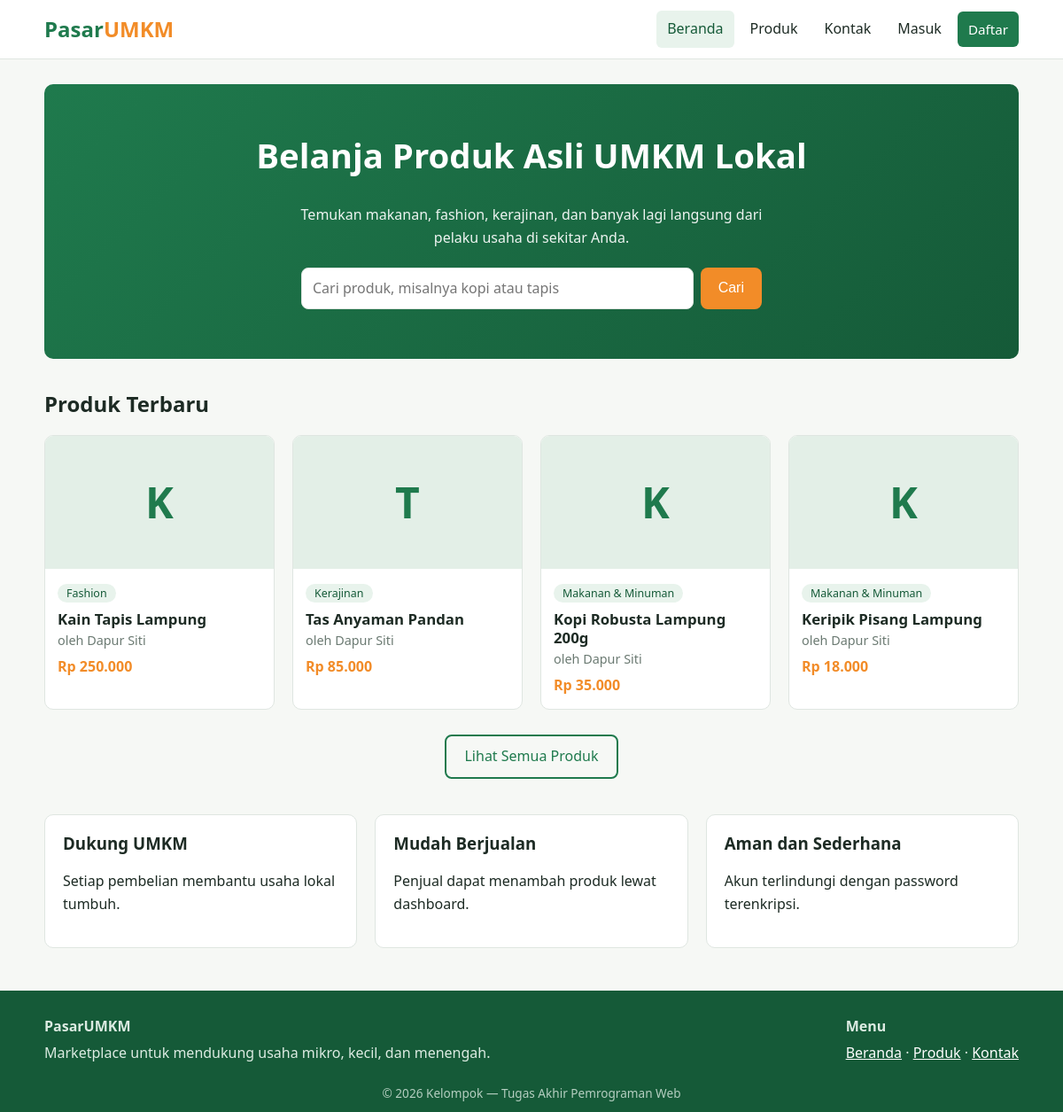
The page / on the database its author committed.
### tables this page shows
CREATE TABLE produk (
    id INT AUTO_INCREMENT PRIMARY KEY,
    penjual_id INT NOT NULL,
    kategori_id INT NOT NULL,
    nama VARCHAR(120) NOT NULL,
    deskripsi TEXT,
    harga INT NOT NULL,
    stok INT NOT NULL DEFAULT 0,
    created_at TIMESTAMP DEFAULT CURRENT_TIMESTAMP,
    FOREIGN KEY (penjual_id) REFERENCES users(id) ON DELETE CASCADE,
    FOREIGN KEY (kategori_id) REFERENCES kategori(id)
);

CREATE TABLE kategori (
    id INT AUTO_INCREMENT PRIMARY KEY,
    nama VARCHAR(60) NOT NULL
);

CREATE TABLE users (
    id INT AUTO_INCREMENT PRIMARY KEY,
    nama VARCHAR(100) NOT NULL,
    email VARCHAR(100) NOT NULL UNIQUE,
    password VARCHAR(255) NOT NULL,
    role ENUM('pembeli','penjual') NOT NULL DEFAULT 'pembeli',
    nama_toko VARCHAR(100) DEFAULT NULL,
    created_at TIMESTAMP DEFAULT CURRENT_TIMESTAMP
);

### includes/fungsi.php (called while the page is built, shortened)
<?php
function e($teks)
{
    return htmlspecialchars((string)$teks, ENT_QUOTES, 'UTF-8');
}
function rupiah($angka)
{
    return 'Rp ' . number_format((int)$angka, 0, ',', '.');
}
function sudah_login()
{
    return isset($_SESSION['user_id']);
}

### includes/kartu_produk.php (the view, shortened to what this page needs)
<article class="kartu">
    <div class="kartu-gambar"><?= e(mb_strtoupper(mb_substr($p['nama'], 0, 1))) ?></div>
    <div class="kartu-isi">
        <span class="label"><?= e($p['kategori']) ?></span>
        <h3><a href="detail_produk.php?id=<?= (int)$p['id'] ?>"><?= e($p['nama']) ?></a></h3>
        <p class="toko">oleh <?= e($p['nama_toko'] ?: $p['penjual']) ?></p>
        <p class="harga"><?= rupiah($p['harga']) ?></p>
    </div>
</article>

### includes/header.php (shortened to what this page needs)
<?php
require_once __DIR__ . '/fungsi.php';
?>
<!DOCTYPE html>
<html lang="id">
<head>
    <link rel="stylesheet" href="css/style.css">
</head>
<body>
<header class="site-header">
    <div class="container header-inner">
        <a href="index.php" class="logo">Pasar<span>UMKM</span></a>
        <?php include __DIR__ . '/navbar.php'; ?>
    </div>
</header>
<main class="container">

### includes/navbar.php (shortened to what this page needs)
<?php
function nav_link($file, $label, $aktif)
{
    $kelas = ($file === $aktif) ? ' class="aktif"' : '';
    echo '<li><a href="' . $file . '"' . $kelas . '>' . $label . '</a></li>';
}
?>
<nav class="navbar">
    <ul>
        <?php
        nav_link('index.php', 'Beranda', $halaman_aktif);
        if (sudah_login()) {
            if ($_SESSION['role'] === 'penjual') {
                nav_link('dashboard.php', 'Dashboard', $halaman_aktif);
            }
            echo '<li><a href="logout.php" class="btn btn-kecil">Keluar (' . e($_SESSION['nama']) . ')</a></li>';
        } else {
            echo '<li><a href="register.php" class="btn btn-kecil">Daftar</a></li>';
        }
        ?>
    </ul>
</nav>

### index.php (shortened to what this page needs)
<?php
include 'includes/header.php';
$sql = "SELECT p.*, k.nama AS kategori, u.nama AS penjual, u.nama_toko
        FROM produk p
        JOIN kategori k ON k.id = p.kategori_id
        JOIN users u ON u.id = p.penjual_id
        ORDER BY p.created_at DESC, p.id DESC LIMIT 8";
$hasil = $koneksi->query($sql);
?>
<section class="hero">
    <h1>Belanja Produk Asli UMKM Lokal</h1>
    <p>Temukan makanan, fashion, kerajinan, dan banyak lagi langsung dari pelaku usaha di sekitar Anda.</p>
    <form action="produk.php" method="get" class="form-cari">
        <input type="text" name="q" placeholder="Cari produk, misalnya kopi atau tapis" aria-label="Cari produk">
        <button type="submit" class="btn">Cari</button>
    </form>
</section>
<section>
    <h2>Produk Terbaru</h2>
    <div class="grid-produk">
        <?php if ($hasil && $hasil->num_rows > 0): ?>
            <?php while ($p = $hasil->fetch_assoc()): ?>
                <?php include 'includes/kartu_produk.php'; ?>
            <?php endwhile; ?>
        <?php else: ?>
            <p>Belum ada produk.</p>
        <?php endif; ?>
    </div>
    <p class="tengah"><a href="produk.php" class="btn btn-garis">Lihat Semua Produk</a></p>
</section>
<section class="fitur">
    <div><h3>Dukung UMKM</h3><p>Setiap pembelian membantu usaha lokal tumbuh.</p></div>
    <div><h3>Mudah Berjualan</h3><p>Penjual dapat menambah produk lewat dashboard.</p></div>
    <div><h3>Aman dan Sederhana</h3><p>Akun terlindungi dengan password terenkripsi.</p></div>
</section>
<?php include 'includes/footer.php'; ?>

### includes/footer.php
</main>
<footer class="site-footer">
    <div class="container footer-inner">
        <div>
            <strong>PasarUMKM</strong>
            <p>Marketplace untuk mendukung usaha mikro, kecil, dan menengah.</p>
        </div>
        <div>
            <strong>Menu</strong>
            <p><a href="index.php">Beranda</a> &middot; <a href="produk.php">Produk</a> &middot; <a href="kontak.php">Kontak</a></p>
        </div>
    </div>
    <p class="hak-cipta">&copy; <?= date('Y') ?> Kelompok &mdash; Tugas Akhir Pemrograman Web</p>
</footer>
</body>
</html>

### css/style.css (style rules this page uses)
:root { --hijau: #1f7a4d; --hijau-tua: #155a38; --oranye: #f28c28; --latar: #f6f8f5; --putih: #ffffff; --teks: #1d2b24; --abu: #6b7a72; --garis: #dfe6e1; --radius: 10px; }
* { box-sizing: border-box; }
body { margin: 0; font-family: "Segoe UI", Roboto, Arial, sans-serif; background: var(--latar); color: var(--teks); line-height: 1.6; }
.container { width: min(1100px, 92%); margin: 0 auto; }
main.container { padding: 28px 0 48px; min-height: 70vh; }
h1, h2, h3 { line-height: 1.25; margin-top: 0; }
a { color: var(--hijau); }
.site-header { background: var(--putih); border-bottom: 1px solid var(--garis); position: sticky; top: 0; z-index: 10; }
.header-inner { display: flex; align-items: center; justify-content: space-between; padding: 12px 0; }
.logo { font-size: 1.5rem; font-weight: 700; text-decoration: none; color: var(--hijau); }
.logo span { color: var(--oranye); }
.navbar ul { display: flex; gap: 6px; list-style: none; margin: 0; padding: 0; align-items: center; }
.navbar a { text-decoration: none; color: var(--teks); padding: 8px 12px; border-radius: 6px; display: inline-block; }
.navbar a:hover, .navbar a.aktif { background: #e8f3ec; color: var(--hijau-tua); }
.navbar a.btn-kecil { background: var(--hijau); color: #fff; }
.btn { display: inline-block; background: var(--hijau); color: #fff; border: 0; padding: 10px 20px; border-radius: 8px; font-size: 1rem; cursor: pointer; text-decoration: none; }
.btn-garis { background: transparent; color: var(--hijau); border: 2px solid var(--hijau); }
.btn-kecil { padding: 6px 14px; font-size: .95rem; }
.hero { background: linear-gradient(135deg, var(--hijau), var(--hijau-tua)); color: #fff; text-align: center; padding: 56px 20px; border-radius: var(--radius); margin-bottom: 36px; }
.hero h1 { font-size: clamp(1.6rem, 4vw, 2.4rem); }
.hero p { max-width: 560px; margin: 0 auto 20px; opacity: .92; }
.form-cari { display: flex; gap: 8px; max-width: 520px; margin: 0 auto; }
.form-cari input { flex: 1; }
.form-cari .btn { background: var(--oranye); }
.grid-produk { display: grid; grid-template-columns: repeat(auto-fill, minmax(220px, 1fr)); gap: 20px; margin: 18px 0 28px; }
.kartu { background: var(--putih); border: 1px solid var(--garis); border-radius: var(--radius); overflow: hidden; transition: box-shadow .2s; }
.kartu-gambar, .detail-gambar { background: #e3efe7; color: var(--hijau); font-size: 3rem; font-weight: 700; display: flex; align-items: center; justify-content: center; height: 150px; }
.kartu-isi { padding: 14px; }
.kartu-isi h3 { font-size: 1.05rem; margin: 6px 0 2px; }
.kartu-isi h3 a { text-decoration: none; color: var(--teks); }
.toko { color: var(--abu); font-size: .9rem; margin: 0 0 6px; }
.harga { color: var(--oranye); font-weight: 700; margin: 0; }
.label { background: #e8f3ec; color: var(--hijau-tua); font-size: .78rem; padding: 2px 10px; border-radius: 20px; }
.fitur { display: grid; grid-template-columns: repeat(3, 1fr); gap: 20px; margin-top: 40px; }
.fitur div { background: var(--putih); border: 1px solid var(--garis); border-radius: var(--radius); padding: 20px; }
input[type=text], input[type=email], input[type=password], select, textarea { width: 100%; padding: 10px 12px; border: 1px solid var(--garis); border-radius: 8px; font: inherit; background: #fff; }
.tengah { text-align: center; }
.site-footer { background: var(--hijau-tua); color: #dcebe2; padding: 28px 0 10px; }
.site-footer a { color: #fff; }
.footer-inner { display: flex; justify-content: space-between; gap: 20px; flex-wrap: wrap; }
.footer-inner p { margin: 4px 0; }
.hak-cipta { text-align: center; margin: 18px 0 0; font-size: .85rem; opacity: .8; }

### rows shown on the page
produk: nama "K", kategori.nama "Fashion", nama "Kain Tapis Lampung", penjual.nama_toko "Dapur Siti", harga "Rp 250.000"
produk: nama "T", kategori.nama "Kerajinan", nama "Tas Anyaman Pandan", penjual.nama_toko "Dapur Siti", harga "Rp 85.000"
produk: nama "K", kategori.nama "Makanan & Minuman", nama "Kopi Robusta Lampung 200g", penjual.nama_toko "Dapur Siti", harga "Rp 35.000"
produk: nama "K", kategori.nama "Makanan & Minuman", nama "Keripik Pisang Lampung", penjual.nama_toko "Dapur Siti", harga "Rp 18.000"

### other values the page prints
$label "Beranda Produk Kontak Masuk"
